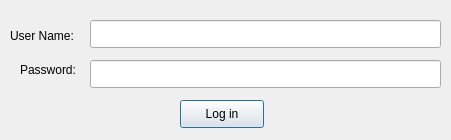
<?xml version="1.0" encoding="UTF-8"?>
<ui version="4.0">
 <class>loginBox</class>
 <widget class="QDialog" name="loginBox">
  <property name="geometry">
   <rect>
    <x>0</x>
    <y>0</y>
    <width>451</width>
    <height>140</height>
   </rect>
  </property>
  <property name="windowTitle">
   <string>QIPSClient Login</string>
  </property>
  <widget class="QLineEdit" name="userBox">
   <property name="geometry">
    <rect>
     <x>90</x>
     <y>20</y>
     <width>351</width>
     <height>28</height>
    </rect>
   </property>
  </widget>
  <widget class="QLineEdit" name="passBox">
   <property name="geometry">
    <rect>
     <x>90</x>
     <y>60</y>
     <width>351</width>
     <height>28</height>
    </rect>
   </property>
   <property name="inputMask">
    <string notr="true"/>
   </property>
   <property name="text">
    <string/>
   </property>
   <property name="echoMode">
    <enum>QLineEdit::Password</enum>
   </property>
  </widget>
  <widget class="QLabel" name="userLabel">
   <property name="geometry">
    <rect>
     <x>10</x>
     <y>20</y>
     <width>111</width>
     <height>31</height>
    </rect>
   </property>
   <property name="text">
    <string>User Name:</string>
   </property>
  </widget>
  <widget class="QLabel" name="passwordLabel">
   <property name="geometry">
    <rect>
     <x>20</x>
     <y>60</y>
     <width>81</width>
     <height>20</height>
    </rect>
   </property>
   <property name="text">
    <string>Password:</string>
   </property>
  </widget>
  <widget class="QPushButton" name="loginButton">
   <property name="geometry">
    <rect>
     <x>180</x>
     <y>100</y>
     <width>84</width>
     <height>28</height>
    </rect>
   </property>
   <property name="text">
    <string>Log in</string>
   </property>
  </widget>
 </widget>
 <resources/>
 <connections/>
</ui>
